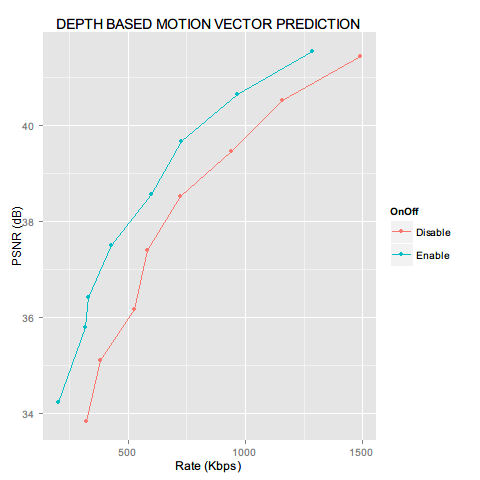

Write R code to recreate this figure.
##########################################################
#This script is used for analizing effect of DMVP algorithm
##########################################################


## Step 1: read raw data from work directory

# Uncomment next line if xlsx package haven't been installed
#install.packages("xlsx")

# Load dependent library so that .xlsx file can be read
library(rJava)
library(xlsxjars)
library(xlsx)
RawData <- read.xlsx(file="./RawData.xlsx", sheetIndex=1)




## Step 2: Subset by observations

# With VSP disable
DMVP_SubData <- RawData[RawData$VSP_Enable=="Disable", ]



## Step 3: Subset by variables

DMVP_Data <- data.frame(OnOff=DMVP_SubData$DepthBaseMVP, 
                        Rate=DMVP_SubData$SUM_Rate, 
                        PSNR=DMVP_SubData$AVE_PSNR)


## Step 4: Use ggplot package to plot graph
# If ggplot2 package haven't been installed, please uncomment next line
#install.packages("ggplot2")
# Load ggplot2 library, which implements the grammar of graphics
library(ggplot2)
DMVP_OnOff <- aggregate(PSNR ~ Rate + OnOff, data = DMVP_Data, FUN = sum)
with(DMVP_OnOff, qplot(Rate, PSNR, col = OnOff, 
                      geom = c("point", "line"),
                      xlab = "Rate (Kbps)",
                      ylab = "PSNR (dB)",
                      main = "DEPTH BASED MOTION VECTOR PREDICTION"))


## Step 5: Copy graph from device into hard disk in work directory
dev.copy(png, file="DMVP_analysis.png")
dev.off()


## Step 6: Analize the average value of PSNR depending on difference QP_texture
DMVP_Difference_PSNR <- mean(DMVP_Data[DMVP_Data$OnOff=="Enable",]$PSNR) - 
        mean(DMVP_Data[DMVP_Data$OnOff=="Disable",]$PSNR)

## Step 7: Compare the difference when DMVP is enable or disable
DMVP_Difference_Rate <- vector()
for (i in 1:(length(DMVP_Data$OnOff)/2)) {
        DMVP_Difference_Rate <- cbind(DMVP_Difference_Rate, (DMVP_Data[DMVP_Data$OnOff=="Disable",]$Rate[i] - 
                                         DMVP_Data[DMVP_Data$OnOff=="Enable",]$Rate[i]) / 
                                         DMVP_Data[DMVP_Data$OnOff=="Disable",]$Rate[i])
}
AVE_DMVP_Difference_Rate <- mean(DMVP_Difference_Rate)
# For optional format for analysis
# Txt format of raw data as well as organized data is supplied
write.table(RawData, file="./RawData.txt")
write.table(DMVP_Data, file="./DMVP_Data.txt")
